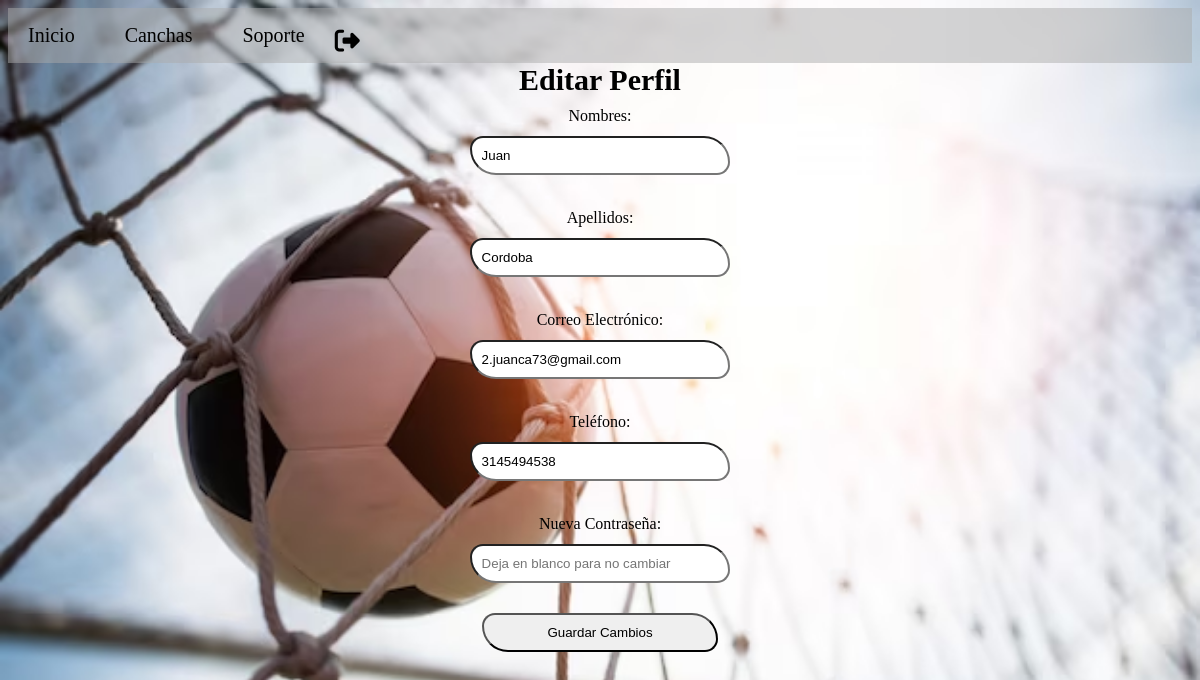
The app's page /editar_p_u.php (signed in) with its own data.
### tables this page shows
CREATE TABLE `usuario` (
  `Id_Usuario` int(11) NOT NULL,
  `Nombres` varchar(30) NOT NULL,
  `Apellidos` varchar(30) NOT NULL,
  `Correo_Electronico` varchar(50) NOT NULL,
  `Telefono` varchar(11) NOT NULL,
  `Contraseña` varchar(150) NOT NULL
);

### editar_p_u.php (the view, shortened to what this page needs)
<?php
include 'conexion.php';
$usuario_id = isset($_SESSION['id_usuario']) ? $_SESSION['id_usuario'] : null;
$info_usuario_sql = "SELECT Nombres, Apellidos, Correo_Electronico, Telefono FROM usuario WHERE Id_Usuario = ?";
$stmt = mysqli_prepare($conn, $info_usuario_sql);
if ($stmt) {
    mysqli_stmt_bind_param($stmt, "i", $usuario_id);
    mysqli_stmt_execute($stmt);
    $resultado_info = mysqli_stmt_get_result($stmt);
    $fila_info = mysqli_fetch_assoc($resultado_info);
    $nombres = $fila_info['Nombres'];
    $apellidos = $fila_info['Apellidos'];
    $correo_electronico = $fila_info['Correo_Electronico'];
    $telefono = $fila_info['Telefono'];
} else {
    die("Error al preparar la consulta: " . mysqli_error($conn));
}
?>
<!DOCTYPE html>
<html lang="es">
<head>
    <link rel="stylesheet" href="css/main.css">
    <link rel="stylesheet" href="https://cdnjs.cloudflare.com/ajax/libs/font-awesome/6.0.0-beta3/css/all.min.css">
    <link rel="stylesheet" href="https://cdnjs.cloudflare.com/ajax/libs/font-awesome/6.2.1/css/all.min.css">
</head>
<body>
<ul class="navbar">
    <li class="nav-item"><a href="index.php">Inicio</a></li>
    <li class="nav-item"><a href="canchas.php">Canchas</a></li>
    <li class="nav-item">
        <a href="https://api.whatsapp.com/send?phone=3027500507&text=Tengo%20problemas%20de%20acceso%20o%20requiero%20información.%20¿Me%20pueden%20ayudar%3F" target="_blank">Soporte</a>
    </li>
    <li><a href="cerrar_sesion.php" class="cerrar-sesion">
        <i class="fas fa-sign-out-alt"></i>
    </a></li>
</ul>
<h1>Editar Perfil</h1>
<form method="post" action="accion_edit_u.php">
    <label>Nombres:</label>
    <input type="text" name="nuevos_nombres" value="<?php echo htmlspecialchars($nombres); ?>" required><br>
    <label>Apellidos:</label>
    <input type="text" name="nuevos_apellidos" value="<?php echo htmlspecialchars($apellidos); ?>" required><br>
    <label>Correo Electrónico:</label>
    <input type="text" name="nuevo_correo" value="<?php echo htmlspecialchars($correo_electronico); ?>" required><br>
    <label>Teléfono:</label>
    <input type="text" name="nuevo_telefono" value="<?php echo htmlspecialchars($telefono); ?>" required><br>
    <label>Nueva Contraseña:</label>
    <input type="password" name="nueva_contraseña" placeholder="Deja en blanco para no cambiar"><br>
    <input type="submit" name="guardar_actualizacion" value="Guardar Cambios">
</form>
</body>
</html>

### css/main.css (style rules this page uses)
body { font-family: cursive; }
h1 { font-size: 30px; text-align: center; margin: 0; }
ul.navbar { list-style-type: none; margin: 0; padding: 0; overflow: hidden; background-color: #aaaaaa7e; }
.nav-item a { text-decoration: none; color: #fff; }
li.nav-item { float: left; font-size: 20px; }
li.nav-item a { display: block; color: rgb(0, 0, 0); text-align: center; padding: 16px 20px; text-decoration: none; }
body { background-size: cover; background-repeat: no-repeat; color: rgb(0, 0, 0); }
form { display: flex; flex-direction: column; align-items: center; }
label { margin: 10px 0; text-align: left; }
input { border-radius: 30px 60px; width: 20% !important; padding: 10px; margin: 6px 0; }
label { display: block; margin-bottom: 5px; }
.navbar { display: flex; list-style: none; padding: 0; margin: 0; }
.nav-item { margin-right: 10px; }
.cerrar-sesion { color: #000 !important; font-size: 25px; text-decoration: none; display: flex; align-items: center; float: right; margin-right: 30px; }
.cerrar-sesion i { margin-right: 5px; margin-top: 20px !important; }

### editar_p_u.php (style rules this page uses)
body { background-image: url('./img/fondo.avif'); }

### records on screen
usuario: nuevos_nombres "Juan", nuevos_apellidos "Cordoba", nuevo_correo "2.juanca73@gmail.com", nuevo_telefono "3145494538"
